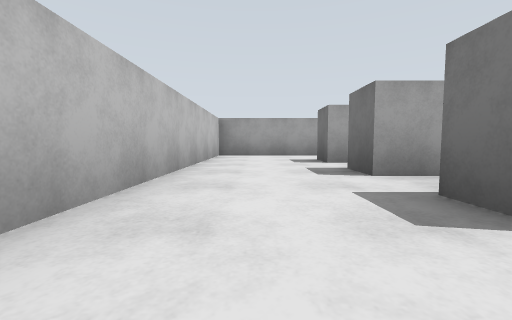
view 1 (above)

13 first-person views from a walk through a robot-simulator world made for Gazebo. The camera is 0.72 m above the floor, tilts 4° down and sees 90° across. The floor is counted in squares, 2 m on a side. Each view is taken from the middle of a square. On the plan, view 1 faces up. The plan holds only what a view shows up to about 9 squares ahead; the rest is blank.

view 2
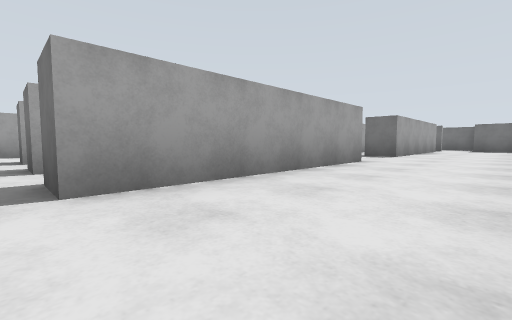

view 3
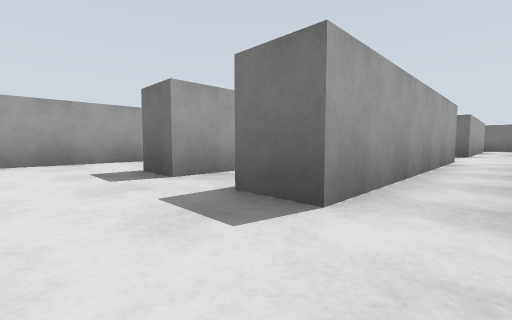

view 4
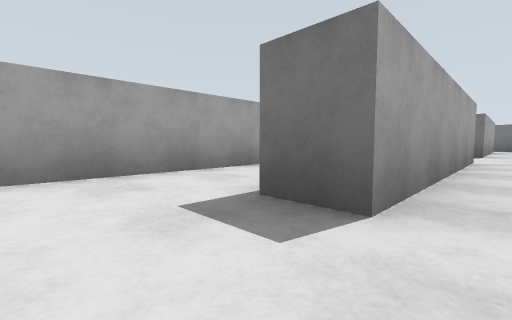

view 5
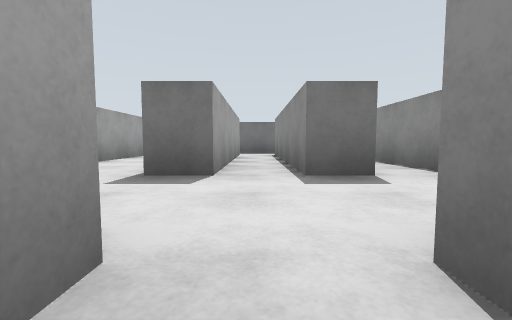

view 6
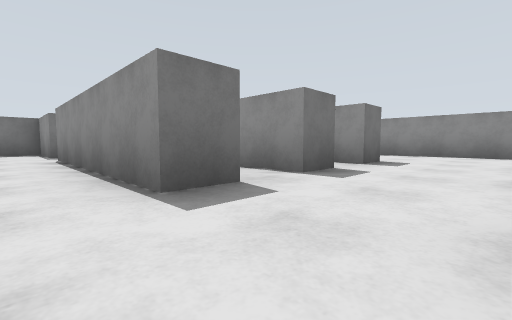

view 7
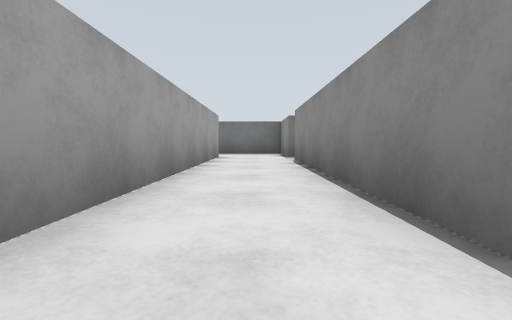

view 8
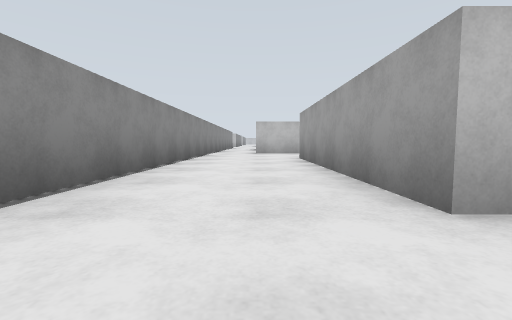

view 9
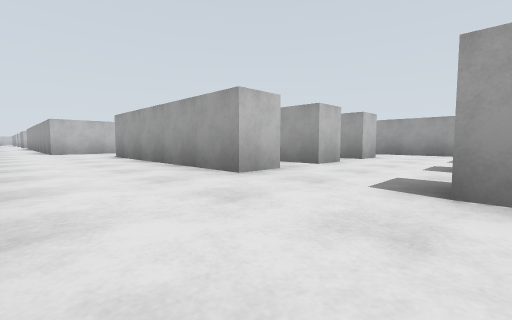

view 10
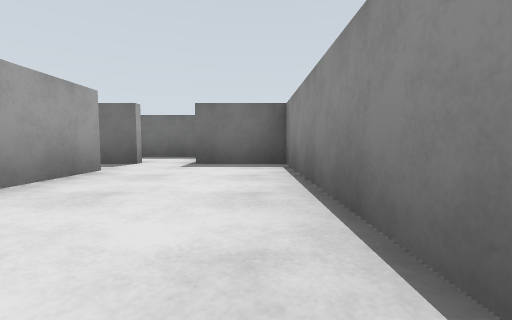

view 11
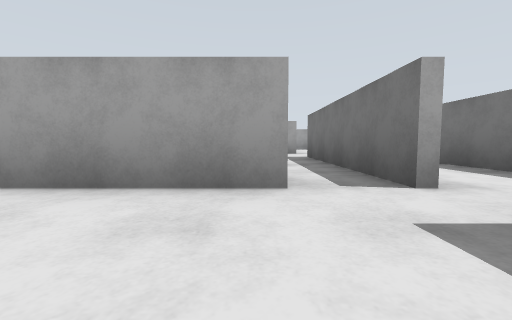

view 12
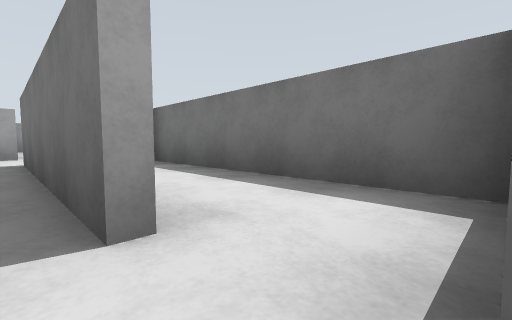

view 13
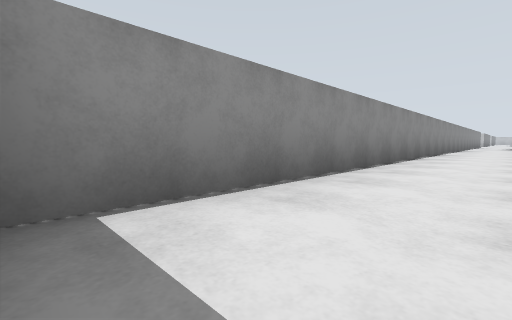

### Floor plan
Points are (right, up) in squares from view 1. A wall is a line through its corners. A room is listed if a view was taken in it or the views show most of it. See-through windows are left out.
Room 1 (views 1, 2, 8, 9, 10, 11, 12, 13)
walls: (5.7, 1) (1.2, 1); (12.2, 1) (7.7, 1); (-0.6, -1.5) (13.2, -1.5) (13.2, 0)
ways out: opening at (0.5, 1) to room 2; opening at (6.5, 1) to room 2; gap at (12, 1) to room 2; opening at (-1, -1)
Room 2 (view 3)
walls: (5.7, 1.8) (5.7, 1); (5.7, 2.7) (1.2, 2.7); (7.7, 1) (7.7, 1.7) (9.9, 1.7); (1.2, 1) (1.2, 1.8); (-1, 2.5) (-1, 0); (12.1, 2.7) (7.7, 2.7); (13.2, 0.9) (13.2, 3)
ways out: opening at (0.5, 1) to room 1; opening at (6.5, 1) to room 1; gap at (12, 1) to room 1; opening at (0.5, 3) to room 3; opening at (6.5, 3) to room 3
Room 3 (views 4, 5)
walls: (5.7, 3.5) (5.7, 2.7); (5.7, 4.5) (1.2, 4.5); (7.7, 2.7) (7.7, 3.5) (12.2, 3.5); (1.2, 2.7) (1.2, 3.5); (-1, 4.4) (-1, 2.5); (12.2, 4.5) (7.7, 4.5); (13.2, 3) (13.2, 5.2)
ways out: opening at (0.5, 3) to room 2; opening at (6.5, 3) to room 2; opening at (0.5, 5) to room 4; opening at (6.5, 5) to room 4
Room 4 (views 6, 7)
walls: (7.7, 4.5) (7.7, 5.2) (12.2, 5.2); (5.7, 5.2) (5.7, 4.5); (3, 6.9) (-1, 6.9) (-1, 4.4); (13.2, 5.2) (15.1, 5.2) (15.1, 7.2); (13.4, 6.9) (5.1, 6.9); (1.2, 4.5) (1.2, 5.2)
ways out: opening at (0.5, 5) to room 3; opening at (6.5, 5) to room 3

Where each view was taken, in squares from view 1:
view 1: 0 up, 0 right, facing up
view 2: 1 down, 1 right, facing up-right
view 3: 2 up, 0 right, facing up-right
view 4: 4 up, 0 right, facing up-right
view 5: 4 up, 5 right, facing right
view 6: 6 up, 6 right, facing down-right
view 7: 6 up, 7 right, facing right
view 8: 0 up, 7 right, facing left
view 9: 1 down, 8 right, facing up-left
view 10: 1 down, 9 right, facing right
view 11: 1 down, 12 right, facing up
view 12: 0 up, 13 right, facing up-right
view 13: 0 up, 13 right, facing down-left
